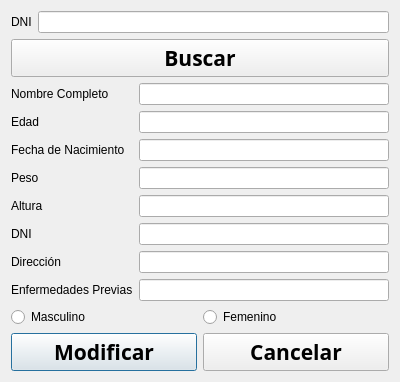
<?xml version="1.0" encoding="UTF-8"?>
<ui version="4.0">
 <class>Busc_Historial</class>
 <widget class="QDialog" name="Busc_Historial">
  <property name="geometry">
   <rect>
    <x>0</x>
    <y>0</y>
    <width>400</width>
    <height>379</height>
   </rect>
  </property>
  <property name="windowTitle">
   <string>Dialog</string>
  </property>
  <layout class="QGridLayout" name="gridLayout_4">
   <item row="0" column="0">
    <layout class="QGridLayout" name="gridLayout_3">
     <item row="3" column="0">
      <layout class="QHBoxLayout" name="horizontalLayout_3">
       <item>
        <widget class="QPushButton" name="modificarpushbuton">
         <property name="font">
          <font>
           <family>Berlin Sans FB Demi</family>
           <pointsize>16</pointsize>
           <weight>75</weight>
           <bold>true</bold>
          </font>
         </property>
         <property name="cursor">
          <cursorShape>PointingHandCursor</cursorShape>
         </property>
         <property name="text">
          <string>Modificar</string>
         </property>
        </widget>
       </item>
       <item>
        <widget class="QPushButton" name="cancelarpushbuton">
         <property name="font">
          <font>
           <family>Berlin Sans FB Demi</family>
           <pointsize>16</pointsize>
           <weight>75</weight>
           <bold>true</bold>
          </font>
         </property>
         <property name="cursor">
          <cursorShape>PointingHandCursor</cursorShape>
         </property>
         <property name="text">
          <string>Cancelar</string>
         </property>
        </widget>
       </item>
      </layout>
     </item>
     <item row="0" column="0">
      <layout class="QGridLayout" name="gridLayout_2">
       <item row="0" column="0">
        <layout class="QHBoxLayout" name="horizontalLayout">
         <item>
          <widget class="QLabel" name="label_buscar_dni">
           <property name="text">
            <string>DNI</string>
           </property>
          </widget>
         </item>
         <item>
          <widget class="QLineEdit" name="buscar_dni"/>
         </item>
        </layout>
       </item>
       <item row="1" column="0">
        <widget class="QPushButton" name="buscarpushbuton">
         <property name="font">
          <font>
           <family>Berlin Sans FB Demi</family>
           <pointsize>16</pointsize>
           <weight>75</weight>
           <bold>true</bold>
          </font>
         </property>
         <property name="text">
          <string>Buscar</string>
         </property>
        </widget>
       </item>
      </layout>
     </item>
     <item row="1" column="0">
      <layout class="QGridLayout" name="gridLayout">
       <item row="0" column="1">
        <layout class="QVBoxLayout" name="verticalLayout_2">
         <item>
          <widget class="QLineEdit" name="nombre"/>
         </item>
         <item>
          <widget class="QLineEdit" name="edad"/>
         </item>
         <item>
          <widget class="QLineEdit" name="fechanacimiento"/>
         </item>
         <item>
          <widget class="QLineEdit" name="peso"/>
         </item>
         <item>
          <widget class="QLineEdit" name="altura"/>
         </item>
         <item>
          <widget class="QLineEdit" name="dni"/>
         </item>
         <item>
          <widget class="QLineEdit" name="direccion"/>
         </item>
         <item>
          <widget class="QLineEdit" name="enfermedades"/>
         </item>
        </layout>
       </item>
       <item row="0" column="0">
        <layout class="QVBoxLayout" name="verticalLayout">
         <item>
          <widget class="QLabel" name="label_nombre">
           <property name="text">
            <string>Nombre Completo</string>
           </property>
          </widget>
         </item>
         <item>
          <widget class="QLabel" name="label_edad">
           <property name="text">
            <string>Edad</string>
           </property>
          </widget>
         </item>
         <item>
          <widget class="QLabel" name="label_fecha">
           <property name="text">
            <string>Fecha de Nacimiento</string>
           </property>
          </widget>
         </item>
         <item>
          <widget class="QLabel" name="label_peso">
           <property name="text">
            <string>Peso</string>
           </property>
          </widget>
         </item>
         <item>
          <widget class="QLabel" name="label_altura">
           <property name="text">
            <string>Altura</string>
           </property>
          </widget>
         </item>
         <item>
          <widget class="QLabel" name="label_dni">
           <property name="text">
            <string>DNI</string>
           </property>
          </widget>
         </item>
         <item>
          <widget class="QLabel" name="label_direccion">
           <property name="text">
            <string>Dirección</string>
           </property>
          </widget>
         </item>
         <item>
          <widget class="QLabel" name="label_enfermedades">
           <property name="text">
            <string>Enfermedades Previas</string>
           </property>
          </widget>
         </item>
        </layout>
       </item>
      </layout>
     </item>
     <item row="2" column="0">
      <layout class="QHBoxLayout" name="horizontalLayout_2">
       <item>
        <widget class="QRadioButton" name="varon">
         <property name="cursor">
          <cursorShape>PointingHandCursor</cursorShape>
         </property>
         <property name="text">
          <string>Masculino</string>
         </property>
        </widget>
       </item>
       <item>
        <widget class="QRadioButton" name="mujer">
         <property name="cursor">
          <cursorShape>PointingHandCursor</cursorShape>
         </property>
         <property name="text">
          <string>Femenino</string>
         </property>
        </widget>
       </item>
      </layout>
     </item>
    </layout>
   </item>
  </layout>
 </widget>
 <resources/>
 <connections/>
</ui>
